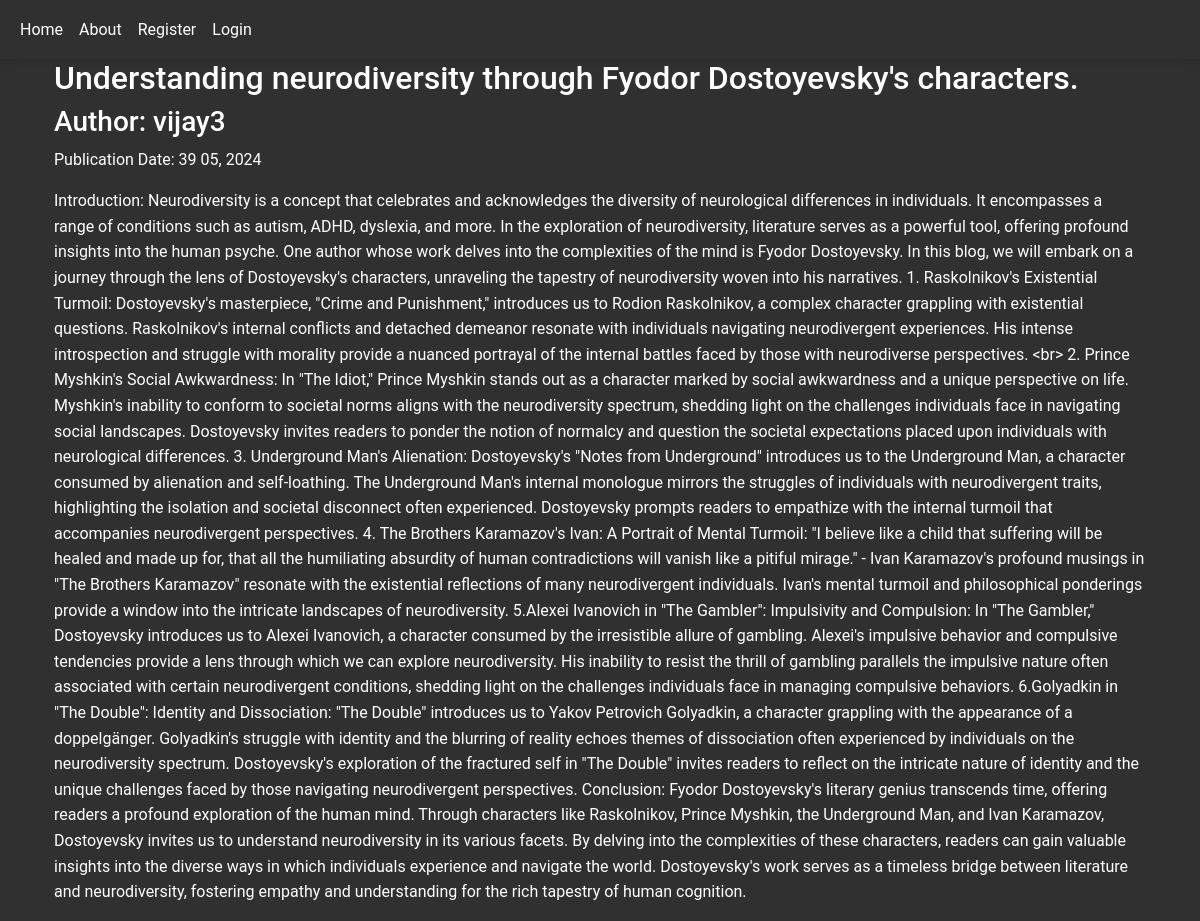
/2, run on the app's committed database.
### company_blog/models.py (models this page shows, shortened)
class BlogPost(db.Model):
    __tablename__ = 'blogposts'
    id = db.Column(db.Integer, primary_key=True)
    date = db.Column(db.DateTime, nullable=False, default=datetime.utcnow)
    title = db.Column(db.String(150), nullable=False )
    text = db.Column(db.Text, nullable=False)
    user_id = db.Column(db.Integer, db.ForeignKey('users.id'), nullable=False)

class User(db.Model, UserMixin):
    __tablename__ = 'users'
    id = db.Column(db.Integer, primary_key=True)
    username = db.Column(db.String(64), unique=True, index=True)
    email = db.Column(db.String(64), unique=True, index=True)
    profile_pic = db.Column(db.String(64), nullable = False, default='default_prof_pic.jpg')
    password_hash = db.Column(db.String(128))
    posts = db.relationship('BlogPost', backref = 'author', lazy = False)

### company_blog/users/views.py (the view)
@users.route("/<username>")
def user_posts(username):
    page = request.args.get('page', 1, type=int)
    user = User.query.filter_by(username=username).first_or_404()
    blog_posts = BlogPost.query.filter_by(author=user).order_by(BlogPost.date.desc()).paginate(page=page, per_page=5)
    return render_template('user_blog_post.html', user=user, blog_posts=blog_posts)

### company_blog/blog_posts/views.py (called while the page is built)
@blog_posts.route('/<int:blog_post_id>')
def view_blog(blog_post_id):
    blog_post = BlogPost.query.get_or_404(blog_post_id)
    return render_template('blog_post.html', post=blog_post, title = blog_post.title,
                           date=blog_post.date)

### company_blog/templates/blog_post.html (shortened to what this page needs)
{% extends 'base.html' %}
{% block content %}
<div class="container">
    <h2>{{post.title}}</h2>
    <h3>Author: {{post.author.username}} </h3>
    <p>Publication Date: {{post.date.strftime('%M %d, %Y')}}</p>
    <p class="white-space:pre-line"> {{post.text}} </p>
</div>
{% endblock %}

### data on the page
BlogPost: title "Understanding neurodiversity through Fyodor Dostoyevsky's characters.", date "39 05, 2024", text "Introduction: Neurodiversity is a concept that celebrates and acknowledges the diversity of neurological differences in individuals. It encompasses a range of conditions such as autism, ADHD, dyslexia, and more. In the exploration of neurodiversity, literature serves as a powerful tool, offering profound insights into the human psyche. One author whose work delves into the complexities of the mind is Fyodor Dostoyevsky. In this blog, we will embark on a journey through the lens of Dostoyevsky's characters, unraveling the tapestry of neurodiversity woven into his narratives. 1. Raskolnikov's Existential Turmoil: Dostoyevsky's masterpiece, \"Crime and Punishment,\" introduces us to Rodion…"
User: author.username "vijay3"
